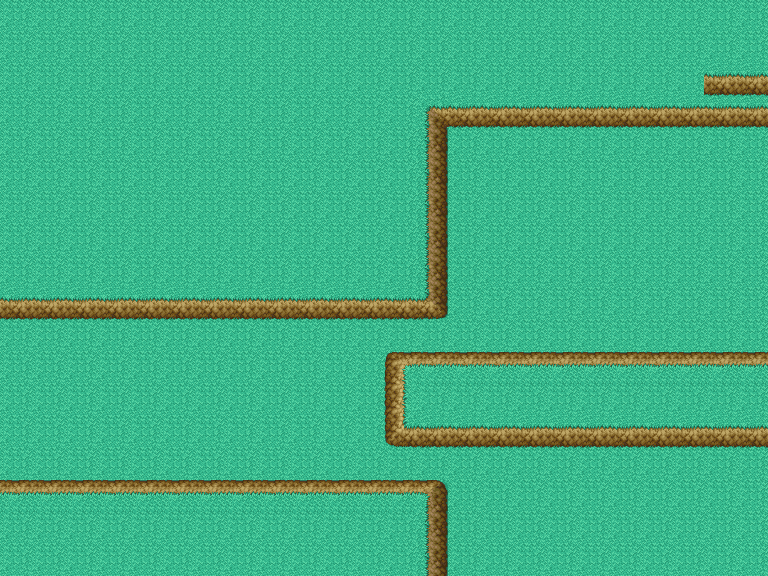

A level layout from a 2D game, rendered from its tile map. Below: a short description, then the map file with tile-grid data replaced by summaries:
An orthogonal 24x18 tile map with 32x32 px tiles, 3 tile layers (backgrounds, collides, actors).

<map version="1.0" orientation="orthogonal" renderorder="right-down" width="24" height="18" tilewidth="32" tileheight="32" nextobjectid="1">
 <tileset firstgid="1" name="Exterior_Forest_TileA5" tilewidth="32" tileheight="32">
  <image source="../packed/Exterior_Forest_TileA5.png" width="256" height="512" />
 </tileset>
 <layer name="backgrounds" width="24" height="18">
  <data>[432 cells, 432 non-empty, 1 distinct tile ids]</data>
 </layer>
 <layer name="collides" width="24" height="18">
  <data>[432 cells, 73 non-empty, 9 distinct tile ids]</data>
 </layer>
 <layer name="actors" width="24" height="18">
  <data>[432 cells, 0 non-empty, 0 distinct tile ids]</data>
 </layer>
</map>
